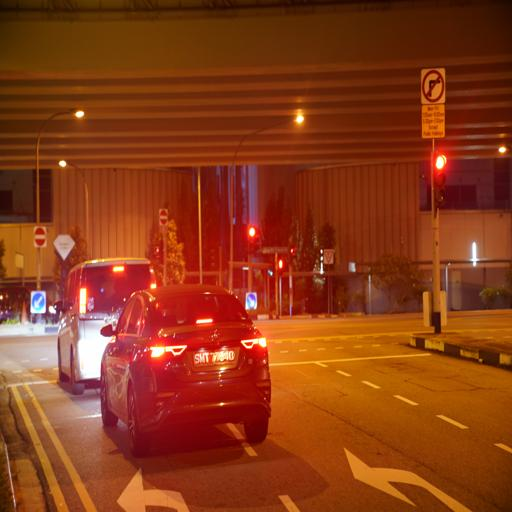
#> input picture glow_comparison/onve_cpu/images/DSC00983.jpg, 512 x 512 px
$ python li2015.py onve_cpu/images/DSC00983.jpg onve_cpu/images/DSC01015.jpg
#> lines starting #> are read from the running program, lines starting #| are printed output that depends on the picture; after the words box and inside, x2 and y2 are one past the last pixel; in counts of white or black regions, pixels touching at a corner belong together
"""Glow decomposition from Li, Tan & Brown, "Nighttime Haze Removal with Glow
and Multiple Light Colors", ICCV 2015 (Sec. 4: glow separation via the
relative-smoothness layer separation of Li & Brown, CVPR 2014).

Model:  I = J + G, where
  - J (scene / nighttime-haze layer) has sparse, long-tail gradients,
  - G (glow layer, APSF-convolved light) is smooth: short-tail gradients,
    penalized through the squared Laplacian.

Objective (paper Eq. 7):
    min_J  sum_x |grad J|_0  +  lambda * || Laplacian(I - J) ||^2
    s.t.   0 <= J <= I
solved by half-quadratic splitting: auxiliary gradient variables g with
group hard-thresholding (sum_c |g| < 1/beta -> 0), quadratic subproblem
solved in closed form via FFT, beta = 2^(i-1)/thr doubled each outer
iteration. Port aligned with the authors' released MATLAB solver and the
reference implementation glow_estimation.py provided by the user.
"""
import numpy as np
from numpy.fft import fft2, ifft2
from scipy.ndimage import correlate1d, gaussian_filter
import cv2


def psf2otf(psf, shape):
    """MATLAB-style psf2otf: zero-pad PSF to `shape`, circularly shift the
    kernel center to (0,0), return its 2-D FFT."""
    psf = np.asarray(psf, dtype=np.float64)
    pad = np.zeros(shape, dtype=np.float64)
    pad[: psf.shape[0], : psf.shape[1]] = psf
    for axis, s in enumerate(psf.shape):
        pad = np.roll(pad, -(s // 2), axis=axis)
    return fft2(pad)


def sept(I, lambda_, lb, hb, L1_0=None, n_iter=3, thr=0.05):
    """Relative-smoothness layer separation. I: HxWxD in [0,1].
    Returns (L1, L2): textured scene layer and smooth glow layer L2 = I - L1."""
    I = np.asarray(I, dtype=np.float64)
    L1 = I.copy() if L1_0 is None else L1_0.copy()
    H, W, D = I.shape

    f1 = np.array([1, -1], dtype=np.float64)
    f3 = np.array([[0, -1, 0], [-1, 4, -1], [0, -1, 0]], dtype=np.float64)

    otfFx = psf2otf(f1[None, :], (H, W))
    otfFy = psf2otf(f1[:, None], (H, W))
    otfL = psf2otf(f3, (H, W))

    I_fft = fft2(I, axes=(0, 1))
    absL2 = np.abs(otfL) ** 2
    Normin1 = absL2[:, :, None] * I_fft
    Denormin1 = absL2[:, :, None]
    Denormin2 = (np.abs(otfFx) ** 2 + np.abs(otfFy) ** 2)[:, :, None]

    eps = 1e-16
    for i in range(1, n_iter + 1):
        beta = (2.0 ** (i - 1)) / thr
        Den = lambda_ * Denormin1 + beta * Denormin2

        # g-subproblem: group hard-thresholding of gradients across channels
        gFx = -correlate1d(L1, f1, axis=1, mode='wrap')
        gFy = -correlate1d(L1, f1, axis=0, mode='wrap')
        t = np.sum(np.abs(gFx), axis=2) < 1.0 / beta
        gFx[np.repeat(t[:, :, None], D, axis=2)] = 0
        t = np.sum(np.abs(gFy), axis=2) < 1.0 / beta
        gFy[np.repeat(t[:, :, None], D, axis=2)] = 0

        # divergence (transpose of forward difference, circular)
        div_x = np.concatenate(
            [gFx[:, -1:, :] - gFx[:, :1, :], -np.diff(gFx, axis=1)], axis=1)
        div_y = np.concatenate(
            [gFy[-1:, :, :] - gFy[:1, :, :], -np.diff(gFy, axis=0)], axis=0)
        Normin2 = div_x + div_y

        F_L1 = (lambda_ * Normin1 + beta * fft2(Normin2, axes=(0, 1))) / (Den + eps)
        L1 = np.real(ifft2(F_L1, axes=(0, 1)))

        # per-channel scalar re-centering into [lb, hb], then clip
        for c in range(D):
            L1c = L1[:, :, c]
            for _ in range(500):
                dt = (L1c[L1c < lb[:, :, c]].sum() +
                      (L1c - hb[:, :, c])[L1c > hb[:, :, c]].sum()) * 2 / L1c.size
                L1c = L1c - dt
                if abs(dt) < 1.0 / L1c.size:
                    break
            L1[:, :, c] = np.clip(L1c, lb[:, :, c], hb[:, :, c])

    L2 = I - L1
    return L1, L2


def glow_decomposition(I, ds_scale=0.25, base_lambda=25000.0, presmooth_sigma=2.0,
                       gain=1.0):
    """Full glow-map pipeline following the reference implementation:
    downsample, per-channel Gaussian pre-smoothing, relative-smoothness
    separation with resolution-scaled lambda, upsample glow back.

    I: HxWx3 float in [0,1]. Returns (J, G) at the input resolution.
    """
    I = np.asarray(I, dtype=np.float64)
    H0, W0 = I.shape[:2]
    small = cv2.resize(I, dsize=None, fx=ds_scale, fy=ds_scale,
                       interpolation=cv2.INTER_AREA)
    for c in range(small.shape[2]):
        small[:, :, c] = gaussian_filter(small[:, :, c], sigma=presmooth_sigma)

    H, W, D = small.shape
    lam = base_lambda * ds_scale * ds_scale
    _, G_small = sept(small, lam, np.zeros((H, W, D)), small)

    G = cv2.resize(G_small, (W0, H0), interpolation=cv2.INTER_LINEAR)
    G = np.clip(G * gain, 0, 1)
    J = np.clip(I - G, 0, 1)
    return J, G


if __name__ == "__main__":
    import os
    import sys

    inp, outdir = sys.argv[1], sys.argv[2]
    os.makedirs(outdir, exist_ok=True)
    bgr = cv2.imread(inp).astype(np.float64) / 255.0
    I = bgr[..., ::-1]
    J, G = glow_decomposition(I)
#> in psf2otf, `pad[: psf.shape[0], : psf.shape[1]] = psf`:
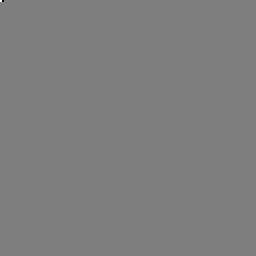
#> pad: shape (128, 128) float64 (shown 2 times larger); min -1, max 1, mean 0; drawn with min black and max white
#> the loop in sept, `for i in range(1, n_iter + 1):` made 3 passes
#> pass 1, in sept, `gFx = -correlate1d(L1, f1, axis=1, mode='wrap')`:
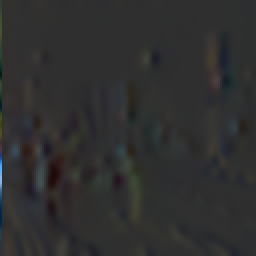
#> gFx: shape (128, 128, 3) float64 (shown 2 times larger); mean R, G, B 6.78e-21, 6.78e-21, 1.51e-20; drawn with min black and max white
#> pass 1, in sept, `gFy = -correlate1d(L1, f1, axis=0, mode='wrap')`:
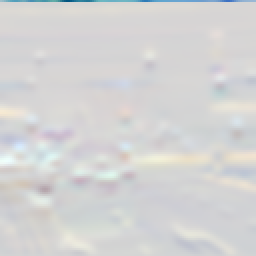
#> gFy: shape (128, 128, 3) float64 (shown 2 times larger); mean R, G, B 1.3e-18, 5.24e-18, -4.12e-18; drawn with min black and max white
#> pass 1, in sept, `t = np.sum(np.abs(gFx), axis=2) < 1.0 / beta`:
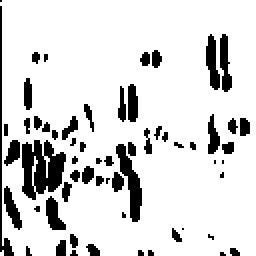
#> t: shape (128, 128) bool (shown 2 times larger); 85.3% white; 61 black regions (31 under 20 px), largest, box (x1, y1, x2, y2) and area: (11, 70, 33, 100) 431, (58, 72, 71, 111) 215, (0, 3, 7, 128) 158
#> after the loop in sept, `for i in range(1, n_iter + 1):`:
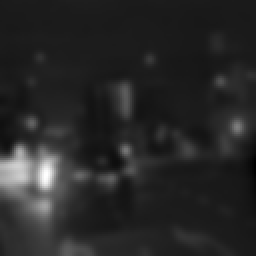
#> L1c: shape (128, 128) float64 (shown 2 times larger); min -0.0805, max 0.786, mean 0.0554; drawn with min black and max white
#> in sept, `L2 = I - L1`:
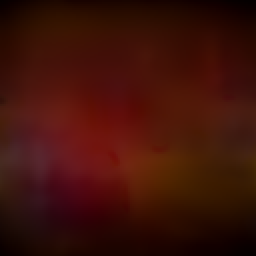
#> L2: shape (128, 128, 3) float64 (shown 2 times larger); mean R, G, B 0.247, 0.0698, 0.0347
#> in glow_decomposition, `J = np.clip(I - G, 0, 1)`:
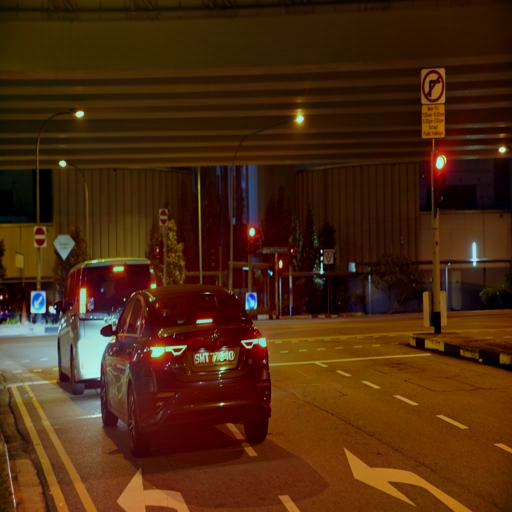
#> J: shape (512, 512, 3) float64; mean R, G, B 0.296, 0.163, 0.0592
    cv2.imwrite(os.path.join(outdir, "li_scene.png"),
                (np.clip(J[..., ::-1], 0, 1) * 255).astype(np.uint8))
    cv2.imwrite(os.path.join(outdir, "li_glow.png"),
                (np.clip(G[..., ::-1], 0, 1) * 255).astype(np.uint8))
    print("saved to", outdir)

$ run again, on glow_comparison/onve_cpu/images/DSC01173.jpg
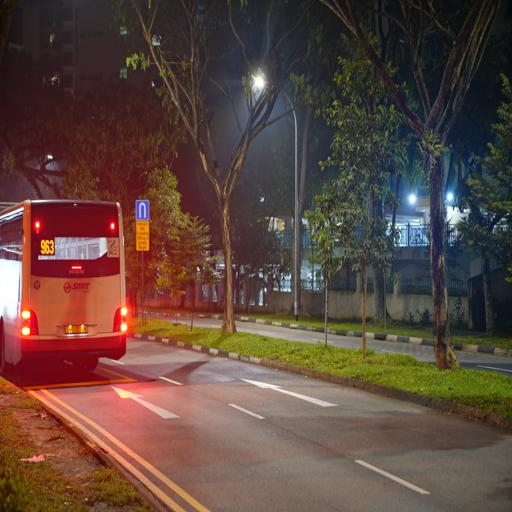
#> input picture glow_comparison/onve_cpu/images/DSC01173.jpg, 512 x 512 px
#> the loop in sept, `for i in range(1, n_iter + 1):` made 3 passes
#> pass 1, in sept, `t = np.sum(np.abs(gFx), axis=2) < 1.0 / beta`:
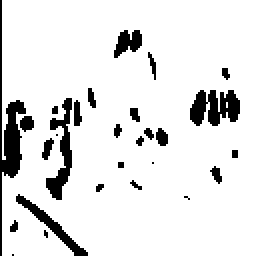
#> t: shape (128, 128) bool (shown 2 times larger); 89.5% white; 28 black regions (15 under 20 px), largest, box (x1, y1, x2, y2) and area: (0, 0, 13, 128) 409, (95, 45, 120, 63) 304, (23, 49, 36, 100) 270
#> `cv2.imwrite(os.path.join(outdir, "li_glow.png"), (np.clip(G[..., ::-1]..`:
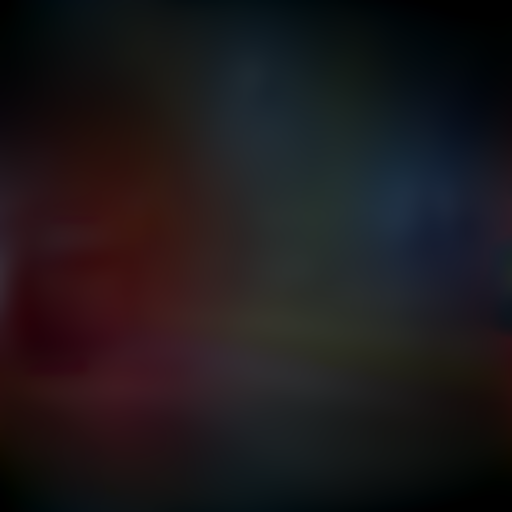
#> saved as li_glow.png: shape (512, 512, 3); mean B, G, R 27, 24.6, 29.4

$ run again, on glow_comparison/onve_cpu/images/DSC01253.jpg
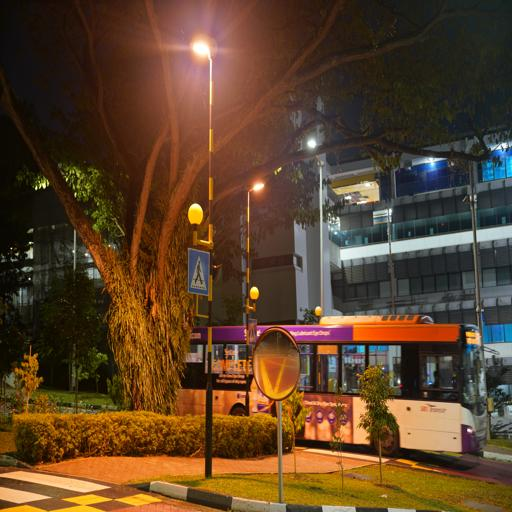
#> input picture glow_comparison/onve_cpu/images/DSC01253.jpg, 512 x 512 px
#> the loop in sept, `for i in range(1, n_iter + 1):` made 3 passes
#> pass 1, in sept, `t = np.sum(np.abs(gFx), axis=2) < 1.0 / beta`:
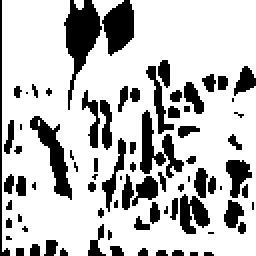
#> t: shape (128, 128) bool (shown 2 times larger); 75.6% white; 80 black regions (42 under 20 px), largest, box (x1, y1, x2, y2) and area: (32, 0, 51, 55) 459, (15, 58, 36, 100) 308, (51, 0, 67, 28) 301
#> in glow_decomposition, `J = np.clip(I - G, 0, 1)`:
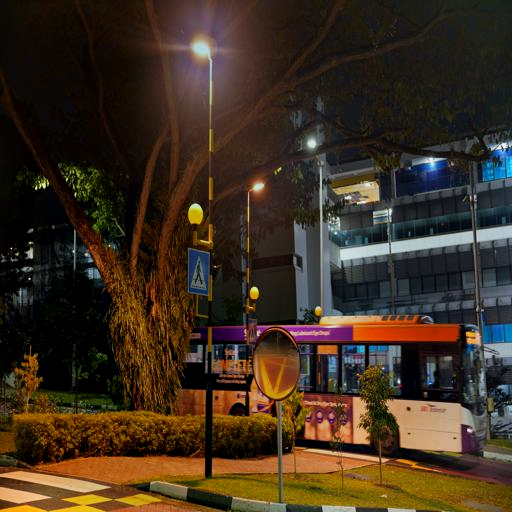
#> J: shape (512, 512, 3) float64; mean R, G, B 0.246, 0.187, 0.127
